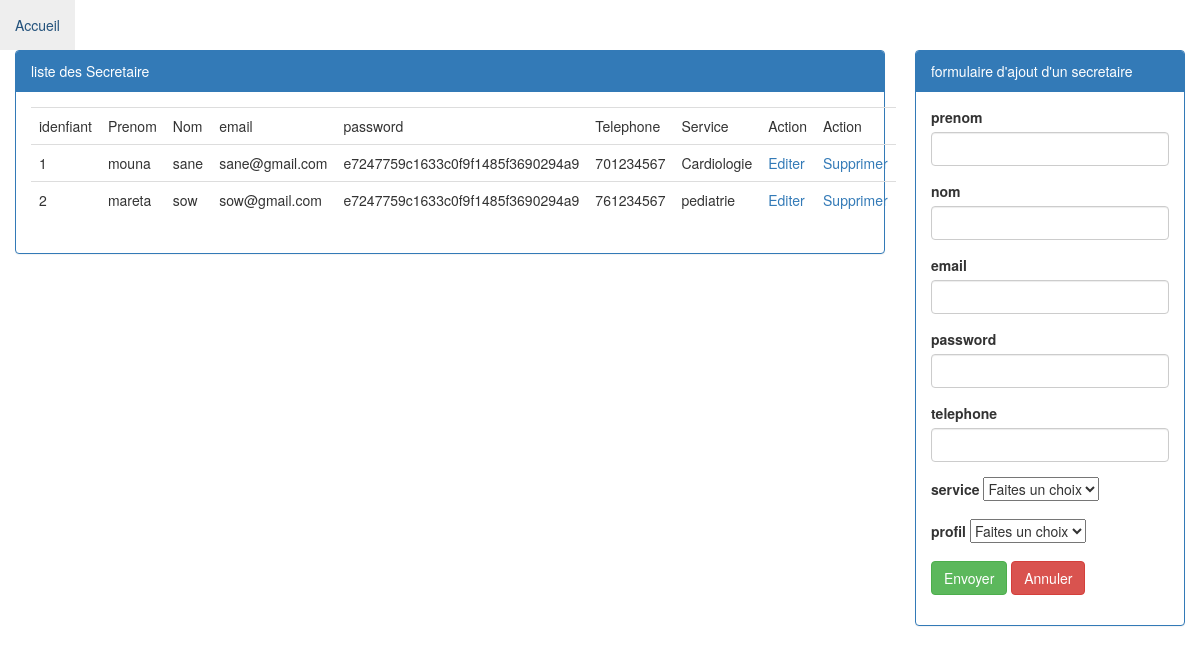
/src/view/secretaire/ajoutsecretaire.php (signed in), run on the app's committed database.
### tables this page shows
CREATE TABLE `Secretaire` (
  `id_secretaire` int(11) NOT NULL,
  `prenom` varchar(200) NOT NULL,
  `nom` varchar(200) NOT NULL,
  `email` varchar(200) NOT NULL,
  `password` varchar(200) NOT NULL,
  `telephone` int(11) NOT NULL,
  `id_service` int(11) NOT NULL,
  `id_profil` int(11) NOT NULL
);

CREATE TABLE `Service` (
  `id_service` int(11) NOT NULL,
  `nom_service` varchar(200) NOT NULL
);

### src/model/DB.php (called while the page is built, shortened)
<?php
class DB
{
    public function __construct()
    {
        $dsn = "mysql:host=localhost;dbname=GestionRDV";
        $user = "root";
        $password = "";
        try{
            $this->db = new PDO($dsn, $user, $password);
        }catch (PDOException $ex){
            die($ex->getMessage());
        }
    }
}
?>

### src/model/SecretaireDB.php (called while the page is built, shortened)
<?php
class SecretaireDB extends DB{
    public function tip()
    {
        $sql = "SELECT id_secretaire,prenom,nom,email,nom_service,password,telephone
        FROM Secretaire ,Service
        WHERE  Secretaire.id_service = Service.id_service";
        return $this->db->query($sql);
    }
}
?>

### src/view/secretaire/ajoutsecretaire.php (the view, shortened to what this page needs)
<!DOCTYPE html>
<html>
<head>
    <link rel="stylesheet" href="../../../public/css/bootstrap.min.css"/>
</head>
<body>
   <div class="nav navbar-primary">
        <ul class="nav navbar-nav">
            <li><a href="../../view/accueil/accueil.php">Accueil</a></li>
        </ul>
    </div>
 <div class="container col-md-9">
	<div class="panel panel-primary">
	 <div class="panel-heading">liste des Secretaire</div>
		<div class="panel-body">
			<table class="table">
					<tr>
					   <td>idenfiant</td>
						<td>Prenom</td>
						<td>Nom</td>
						<td>email</td>
						<td>password</td>
						<td>Telephone</td>
						<td>Service</td>
						<td>Action</td>
						<td>Action</td>
					</tr>
					<?php
						require_once "../../model/DB.php";
						require_once "../../model/SecretaireDB.php";
						$secretairedb = new SecretaireDB();
						$secretaires = $secretairedb->tip()->fetchAll();
						foreach($secretaires as $key => $secretaire){
							echo "<tr>
							<td>".$secretaire[0]."</td>
							<td>".$secretaire[1]."</td>
							<td>".$secretaire[2]."</td>
							<td>".$secretaire[3]."</td>
							<td>".$secretaire[5]."</td>
							<td>".$secretaire[6]."</td>
							<td>".$secretaire[4]."</td>
							<td><a href='?id_secretaire=$secretaire[0]'>Editer</td>
							<td><a href='../../controller/SecretaireController.php?id_secretaire=$secretaire[0]' onClick='return confirm(\"Voulez vous supprimer\");'>Supprimer</a></td>
							</tr>";
						}
					?>
				</table>
			</div>
		</div>
	</div>
        <div class="col-md-3">
		<div class="panel panel-primary">
			<div class="panel-heading">formulaire d'ajout d'un secretaire</div>
			<div class="panel-body">
			<form method="POST" action="../../controller/SecretaireController.php" id = "formulaire">
					<div class="form-group">
                    <label class="control-label">prenom</label>
						<input class="form-control" type="text" name="prenom" value ="<?php if(isset($secretaire_edit)) echo $secretaire_edit->prenom; ?>" />
					</div>
                    <div class="form-group">
                    <label class="control-label">nom</label>
						<input class="form-control" type="text" name="nom" value ="<?php if(isset($secretaire_edit)) echo $secretaire_edit->nom; ?>"/>
                        </div>
                        <div class="form-group">
                    <label class="control-label">email</label>
						<input class="form-control"type="email" name="email" value ="<?php if(isset($secretaire_edit)) echo $secretaire_edit->email; ?>" />
                        </div>
                        <div class="form-group">
                    <label class="control-label">password</label>
						<input class="form-control" type="password" name="password" value ="<?php if(isset($secretaire_edit)) echo $secretaire_edit->password; ?>"/>
                        </div>
                        <div class="form-group">
                    <label class="control-label">telephone</label>
						<input class="form-control" type="text" name="telephone" value ="<?php if(isset($secretaire_edit)) echo $secretaire_edit->telephone; ?>" />
                        </div>
                        <div class="form-group">
                        <label class="control-label">service</label>
                        <select name="id_service" id="id_service">
							<option value=""> Faites un choix </option>
							<?php
								require_once "../../model/DB.php";
							?>
						</select>
                        </div>
                        <div class="form-group">
						<label class="control-label">profil</label>
                        <select name="id_profil" id="id_profil">
							<option value=""> Faites un choix </option>
							<?php
								require_once "../../model/DB.php";
								$profildb = new ProfilDB();
								$profils = $profildb->findAll()->fetchAll();
								foreach ($profils as $key => $profil)
								{
									echo "<option value='".$profil[0]."'>$profil[1]</option>";
								}
								var_dump($profil);
							?>
						</select>
                        </div>
					<div class="form-group">
					   <input class="btn btn-success" type="submit" name="envoyer" value="Envoyer" />
						<input class="btn btn-danger" type="reset" name="annuler" value="Annuler" />
					</div>
                    </div>
                 </div>
                 </div>
</body>
</html>

### data on the page
secretaire: id_secretaire "1", prenom "mouna", nom "sane", email "sane@gmail.com", password "e7247759c1633c0f9f1485f3690294a9", telephone "701234567", id_service.nom_service "Cardiologie"
secretaire: id_secretaire "2", prenom "mareta", nom "sow", email "sow@gmail.com", password "e7247759c1633c0f9f1485f3690294a9", telephone "761234567", id_service.nom_service "pediatrie"
